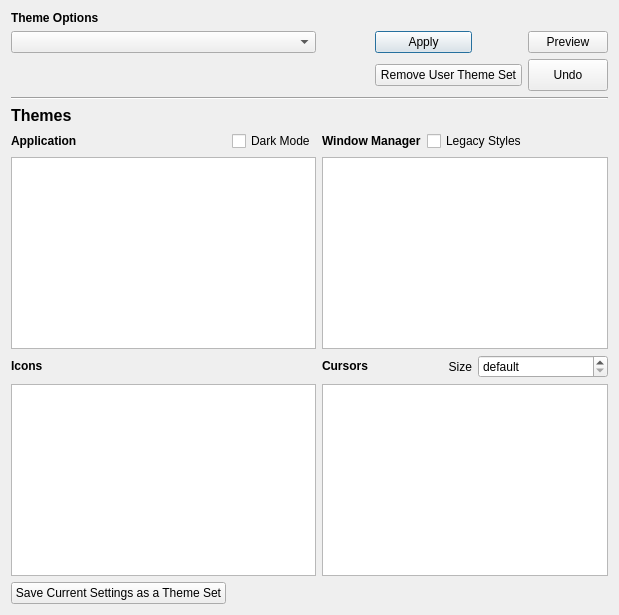
     <widget class="QWidget" name="Theme">
      <attribute name="title">
       <string>Theme</string>
      </attribute>
      <layout class="QGridLayout" name="gridLayout_6">
       <item row="0" column="0">
        <layout class="QGridLayout" name="gridLayout_5">
         <item row="0" column="0">
          <widget class="QLabel" name="label">
           <property name="font">
            <font>
             <bold>true</bold>
            </font>
           </property>
           <property name="text">
            <string>Theme Options</string>
           </property>
          </widget>
         </item>
         <item row="1" column="6">
          <widget class="QPushButton" name="pushButtonPreview">
           <property name="text">
            <string>Preview</string>
           </property>
          </widget>
         </item>
         <item row="2" column="3" colspan="3">
          <widget class="QPushButton" name="pushButtonRemoveUserThemeSet">
           <property name="text">
            <string>Remove User Theme Set</string>
           </property>
           <property name="icon">
            <iconset theme="list-remove"/>
           </property>
          </widget>
         </item>
         <item row="2" column="6">
          <widget class="QPushButton" name="buttonThemeUndo">
           <property name="minimumSize">
            <size>
             <width>0</width>
             <height>32</height>
            </size>
           </property>
           <property name="text">
            <string>Undo</string>
           </property>
          </widget>
         </item>
         <item row="3" column="0" colspan="7">
          <widget class="Line" name="line_3">
           <property name="orientation">
            <enum>Qt::Orientation::Horizontal</enum>
           </property>
          </widget>
         </item>
         <item row="4" column="0">
          <widget class="QLabel" name="label_31">
           <property name="text">
            <string>&lt;html&gt;&lt;head/&gt;&lt;body&gt;&lt;p&gt;&lt;span style=&quot; font-size:12pt; font-weight:600;&quot;&gt;Themes&lt;/span&gt;&lt;/p&gt;&lt;/body&gt;&lt;/html&gt;</string>
           </property>
          </widget>
         </item>
         <item row="5" column="0">
          <widget class="QLabel" name="label_28">
           <property name="text">
            <string extracomment="theme an application will get">&lt;html&gt;&lt;head/&gt;&lt;body&gt;&lt;p&gt;&lt;span style=&quot; font-weight:600;&quot;&gt;Application&lt;/span&gt;&lt;/p&gt;&lt;/body&gt;&lt;/html&gt;</string>
           </property>
          </widget>
         </item>
         <item row="5" column="1">
          <widget class="QCheckBox" name="checkBoxGTKDarkMode">
           <property name="text">
            <string>Dark Mode</string>
           </property>
          </widget>
         </item>
         <item row="5" column="2" colspan="2">
          <widget class="QLabel" name="label_29">
           <property name="text">
            <string extracomment="theme a window manager border will get">&lt;html&gt;&lt;head/&gt;&lt;body&gt;&lt;p&gt;&lt;span style=&quot; font-weight:600;&quot;&gt;Window Manager&lt;/span&gt;&lt;/p&gt;&lt;/body&gt;&lt;/html&gt;</string>
           </property>
          </widget>
         </item>
         <item row="5" column="4" colspan="3">
          <widget class="QCheckBox" name="checkBoxFluxboxLegacyStyles">
           <property name="text">
            <string>Legacy Styles</string>
           </property>
          </widget>
         </item>
         <item row="6" column="0" colspan="2">
          <widget class="QListWidget" name="listWidgetTheme"/>
         </item>
         <item row="6" column="2" colspan="5">
          <widget class="QListWidget" name="listWidgetWMtheme"/>
         </item>
         <item row="7" column="0">
          <widget class="QLabel" name="label_30">
           <property name="text">
            <string extracomment="icon theme">&lt;html&gt;&lt;head/&gt;&lt;body&gt;&lt;p&gt;&lt;span style=&quot; font-weight:600;&quot;&gt;Icons&lt;/span&gt;&lt;/p&gt;&lt;/body&gt;&lt;/html&gt;</string>
           </property>
          </widget>
         </item>
         <item row="7" column="2">
          <widget class="QLabel" name="label_33">
           <property name="text">
            <string extracomment="cursor theme">&lt;html&gt;&lt;head/&gt;&lt;body&gt;&lt;p&gt;&lt;span style=&quot; font-weight:600;&quot;&gt;Cursors&lt;/span&gt;&lt;/p&gt;&lt;/body&gt;&lt;/html&gt;</string>
           </property>
          </widget>
         </item>
         <item row="7" column="4">
          <widget class="QLabel" name="label_35">
           <property name="text">
            <string extracomment="size of the mouse pointer or cursor">Size</string>
           </property>
           <property name="alignment">
            <set>Qt::AlignmentFlag::AlignRight|Qt::AlignmentFlag::AlignTrailing|Qt::AlignmentFlag::AlignVCenter</set>
           </property>
          </widget>
         </item>
         <item row="7" column="5" colspan="2">
          <widget class="QSpinBox" name="spinBoxPointerSize">
           <property name="specialValueText">
            <string extracomment="default pointer size determined by X server">default</string>
           </property>
           <property name="maximum">
            <number>256</number>
           </property>
           <property name="singleStep">
            <number>16</number>
           </property>
          </widget>
         </item>
         <item row="8" column="0" colspan="2">
          <widget class="QListWidget" name="listWidgeticons"/>
         </item>
         <item row="8" column="2" colspan="5">
          <widget class="QListWidget" name="listWidgetCursorThemes"/>
         </item>
         <item row="9" column="0">
          <widget class="QPushButton" name="pushButtonSettingsToThemeSet">
           <property name="text">
            <string extracomment="save theme settings as a group">Save Current Settings as a Theme Set</string>
           </property>
           <property name="icon">
            <iconset theme="document-save"/>
           </property>
          </widget>
         </item>
         <item row="1" column="0" colspan="2">
          <widget class="QComboBox" name="comboTheme">
           <property name="sizePolicy">
            <sizepolicy hsizetype="Minimum" vsizetype="Fixed">
             <horstretch>0</horstretch>
             <verstretch>0</verstretch>
            </sizepolicy>
           </property>
          </widget>
         </item>
         <item row="1" column="3" colspan="2">
          <widget class="QPushButton" name="buttonThemeApply">
           <property name="sizePolicy">
            <sizepolicy hsizetype="Minimum" vsizetype="Fixed">
             <horstretch>0</horstretch>
             <verstretch>0</verstretch>
            </sizepolicy>
           </property>
           <property name="text">
            <string>Apply</string>
           </property>
           <property name="icon">
            <iconset theme="dialog-ok"/>
           </property>
           <property name="shortcut">
            <string/>
           </property>
           <property name="autoDefault">
            <bool>true</bool>
           </property>
           <property name="default">
            <bool>true</bool>
           </property>
          </widget>
         </item>
        </layout>
       </item>
      </layout>
     </widget>
